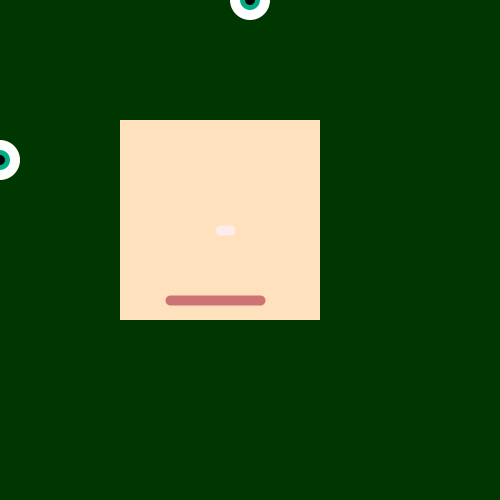
Frame 1 (no input)
Frame 60 (the mouse pressed at the canvas centre just before this capture): identical to frame 1, image omitted
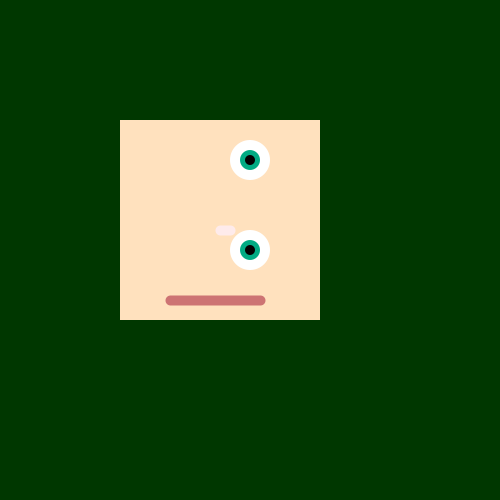
Frame 120 (the mouse held since frame 60 and released just before this capture)

The Processing sketch that drew these frames (run headless with seeded random() and noise(); from frame 60 on, the mouse is pressed at the canvas centre):

// Processing sketch: sketch_200731e
// ── sketch_200731e.pde
//31/07/2020 remixed by shidi Xue

void setup()
{
size (500,500); 
background (0,55,0); 
}

void draw() 
{
  background(0,55,0);
  //face
  noStroke(); 
  fill(255,225,190); 
  rect(120,120,200,200); 
  
  //mouth
  strokeWeight(10); 
  stroke(205,115,115); 
  line (170,300,260,300); 

    //nose 
  strokeWeight(10); 
  stroke(254,235,235);
  line (220,230,230,230); 
  
  //eye
  noStroke(); 
  fill(255); 
  ellipse(mouseX,160,40,40); 
  ellipse(250,mouseY,40,40); 
  fill(0,170,130); 
  ellipse(mouseX,160,20,20);//big eye 
  ellipse(250,mouseY,20,20); 
  fill(0); 
  ellipse(mouseX,160,10,10); //samill eye
  ellipse(250,mouseY,10,10); 
  
}
